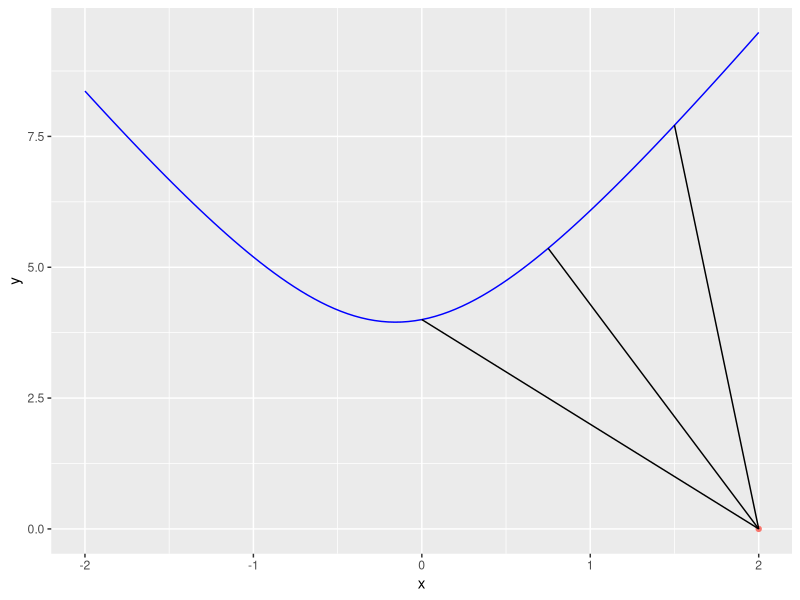
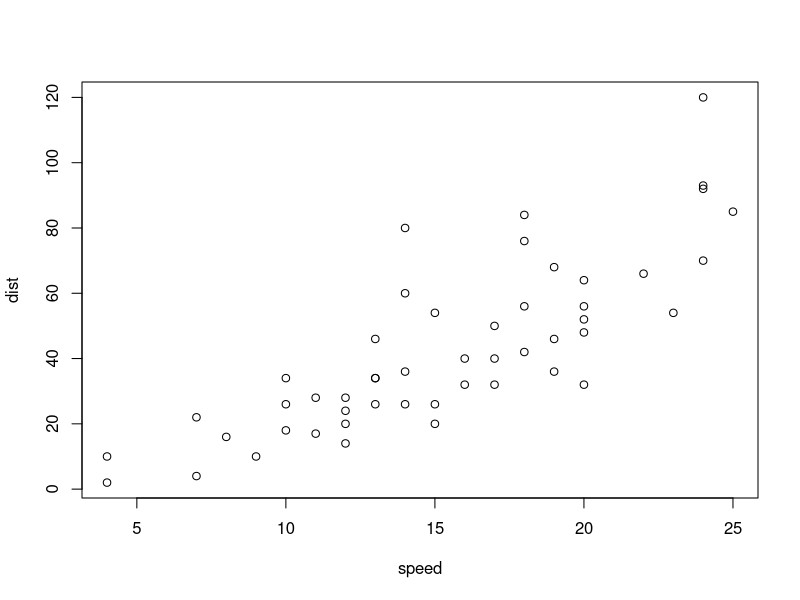

Write the R code that produced these figures, in order.
## ---- chunk 1
library(ggplot2)
house <- data.frame(x=c(2), y=c(0))
p <- ggplot(data=house, mapping=aes(x=x, y=y), color="red") + geom_point(aes(col="red")) + xlim(-2, 2) + guides(color=F)
pipeline <- function(x) sqrt(16*x^2 + 5*x + 16)
to_pipe <- function(xpt) return(geom_segment(aes(x=2, y=0, xend=xpt, yend=pipeline(xpt))))

p + stat_function(fun=pipeline, color="blue") +
  geom_segment(aes(x=2, y=0, xend=1.5, yend=pipeline(1.5))) +
  geom_segment(aes(x=2, y=0, xend=0.75, yend=pipeline(0.75))) +
  geom_segment(aes(x=2, y=0, xend=0, yend=pipeline(0)))
## ---- chunk 2
plot(cars)
